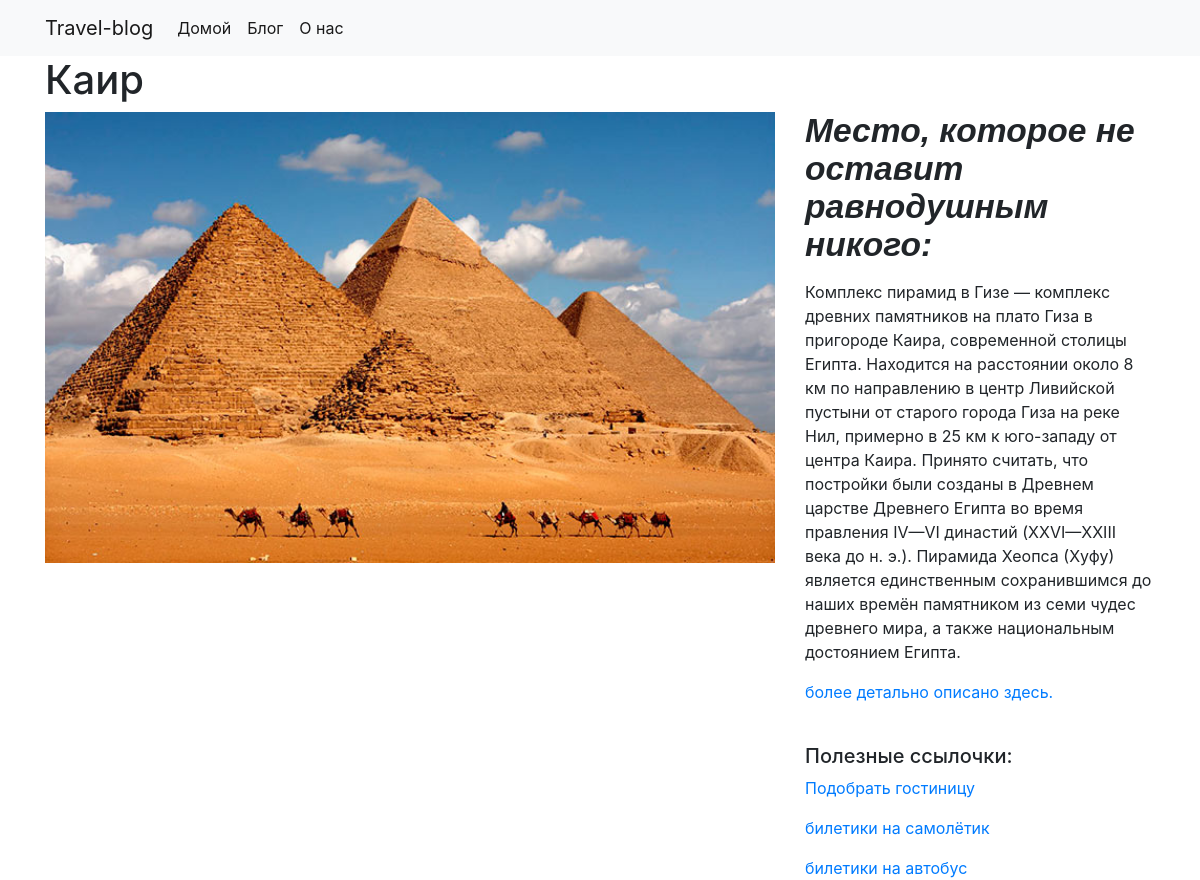
Screenshot of /cities/4/ with the database file from the repository.
### projects/models.py (models this page shows)
class City(models.Model):
    city = models.CharField(max_length=100)
    destination = models.CharField(max_length=2000)
    link = models.CharField(max_length=2000)
    linkavia = models.CharField(max_length=2000)
    linkbus = models.CharField(max_length=2000)
    image = models.FilePathField(path="/ img")

### projects/views.py (the view)
# urls.py: path("<int:pk>/", views.city_detail, name="city_detail"),
def city_detail(request, pk):
    city = City.objects.get(pk=pk)
    context = {"city": city}
    return render(request, "city_detail.html", context)

### projects/templates/city_detail.html (shortened to what this page needs)
{% extends "base.html" %}
{% load static %}
{% block page_content %}
<h1>{{ city.city }}</h1>
<div class="row">
    <div class="col-md-8">
        <img src="{% static city.image %}" alt="" width="100%">
    </div>
    <div class="col-md-4">
        <p style="font: bold italic 210% sans-serif;">Место, которое не оставит равнодушным никого: </p>
        <p>{{ city.destination }}</p>
        <p><a href= "https://ru.wikipedia.org/wiki/Заглавная_страница">более детально описано здесь.</a></p>
        <br>
        <h5>Полезные ссылочки:</h5>
        <a href={{city.link}}>Подобрать гостиницу</a>
        <a href={{city.linkavia}}>билетики на самолётик</a>
        <a href={{city.linkbus}}>билетики на автобус</a>
    </div>
</div>
{% endblock %}

### rows the page displays
City: city "Каир", image (picture), destination "Комплекс пирамид в Гизе — комплекс древних памятников на плато Гиза в пригороде Каира, современной столицы Египта. Находится на расстоянии около 8 км по направлению в центр Ливийской пустыни от старого города Гиза на реке Нил, примерно в 25 км к юго-западу от центра Каира. Принято считать, что постройки были созданы в Древнем царстве Древнего Египта во время правления IV—VI династий (XXVI—XXIII века до н. э.). Пирамида Хеопса (Хуфу) является единственным сохранившимся до наших времён памятником из семи чудес древнего мира, а также национальным достоянием Египта."
